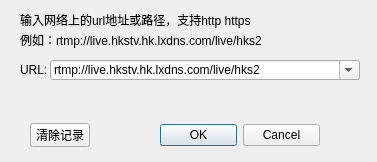
<?xml version="1.0" encoding="UTF-8"?>
<ui version="4.0">
 <class>DialogOpenUrl</class>
 <widget class="QDialog" name="DialogOpenUrl">
  <property name="geometry">
   <rect>
    <x>0</x>
    <y>0</y>
    <width>377</width>
    <height>162</height>
   </rect>
  </property>
  <property name="windowTitle">
   <string>打开URL</string>
  </property>
  <property name="windowIcon">
   <iconset resource="MediaPlayer.qrc">
    <normaloff>:/MediaPlayer/Resources/MediaPlayer.ico</normaloff>:/MediaPlayer/Resources/MediaPlayer.ico</iconset>
  </property>
  <widget class="QLabel" name="label_1">
   <property name="geometry">
    <rect>
     <x>20</x>
     <y>10</y>
     <width>340</width>
     <height>20</height>
    </rect>
   </property>
   <property name="styleSheet">
    <string notr="true"/>
   </property>
   <property name="text">
    <string>输入网络上的url地址或路径，支持http https</string>
   </property>
  </widget>
  <widget class="QLabel" name="label_2">
   <property name="geometry">
    <rect>
     <x>20</x>
     <y>30</y>
     <width>340</width>
     <height>20</height>
    </rect>
   </property>
   <property name="styleSheet">
    <string notr="true"/>
   </property>
   <property name="text">
    <string>例如：rtmp://live.hkstv.hk.lxdns.com/live/hks2</string>
   </property>
  </widget>
  <widget class="QComboBox" name="comboBox_url">
   <property name="geometry">
    <rect>
     <x>50</x>
     <y>60</y>
     <width>310</width>
     <height>20</height>
    </rect>
   </property>
   <property name="editable">
    <bool>true</bool>
   </property>
   <item>
    <property name="text">
     <string>rtmp://live.hkstv.hk.lxdns.com/live/hks2</string>
    </property>
   </item>
  </widget>
  <widget class="QLabel" name="label_3">
   <property name="geometry">
    <rect>
     <x>20</x>
     <y>60</y>
     <width>30</width>
     <height>20</height>
    </rect>
   </property>
   <property name="styleSheet">
    <string notr="true"/>
   </property>
   <property name="text">
    <string>URL:</string>
   </property>
  </widget>
  <widget class="QPushButton" name="pushButton_clear">
   <property name="geometry">
    <rect>
     <x>30</x>
     <y>123</y>
     <width>60</width>
     <height>24</height>
    </rect>
   </property>
   <property name="text">
    <string>清除记录</string>
   </property>
  </widget>
  <widget class="QDialogButtonBox" name="buttonBox_url">
   <property name="geometry">
    <rect>
     <x>160</x>
     <y>120</y>
     <width>160</width>
     <height>30</height>
    </rect>
   </property>
   <property name="orientation">
    <enum>Qt::Horizontal</enum>
   </property>
   <property name="standardButtons">
    <set>QDialogButtonBox::Cancel|QDialogButtonBox::Ok</set>
   </property>
  </widget>
 </widget>
 <resources>
  <include location="MediaPlayer.qrc"/>
 </resources>
 <connections>
  <connection>
   <sender>buttonBox_url</sender>
   <signal>accepted()</signal>
   <receiver>DialogOpenUrl</receiver>
   <slot>accept()</slot>
   <hints>
    <hint type="sourcelabel">
     <x>319</x>
     <y>144</y>
    </hint>
    <hint type="destinationlabel">
     <x>157</x>
     <y>159</y>
    </hint>
   </hints>
  </connection>
  <connection>
   <sender>buttonBox_url</sender>
   <signal>rejected()</signal>
   <receiver>DialogOpenUrl</receiver>
   <slot>reject()</slot>
   <hints>
    <hint type="sourcelabel">
     <x>319</x>
     <y>140</y>
    </hint>
    <hint type="destinationlabel">
     <x>286</x>
     <y>159</y>
    </hint>
   </hints>
  </connection>
 </connections>
</ui>
